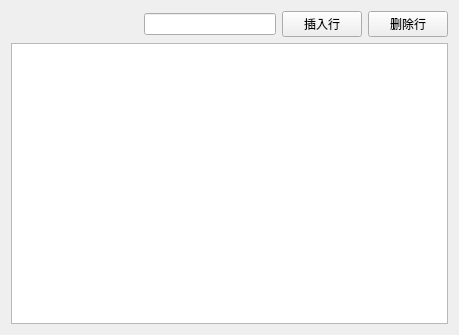
<?xml version="1.0" encoding="UTF-8"?>
<ui version="4.0">
 <class>TableWidget</class>
 <widget class="QWidget" name="TableWidget">
  <property name="geometry">
   <rect>
    <x>0</x>
    <y>0</y>
    <width>459</width>
    <height>335</height>
   </rect>
  </property>
  <property name="windowTitle">
   <string>TableWidget</string>
  </property>
  <layout class="QVBoxLayout" name="verticalLayout_2">
   <item>
    <layout class="QVBoxLayout" name="verticalLayout">
     <item>
      <layout class="QHBoxLayout" name="horizontalLayout">
       <item>
        <spacer name="horizontalSpacer">
         <property name="orientation">
          <enum>Qt::Horizontal</enum>
         </property>
         <property name="sizeHint" stdset="0">
          <size>
           <width>40</width>
           <height>20</height>
          </size>
         </property>
        </spacer>
       </item>
       <item>
        <widget class="QLineEdit" name="lineEditSearch"/>
       </item>
       <item>
        <widget class="QPushButton" name="BtnAdd">
         <property name="text">
          <string>插入行</string>
         </property>
        </widget>
       </item>
       <item>
        <widget class="QPushButton" name="BtnDel">
         <property name="text">
          <string>删除行</string>
         </property>
        </widget>
       </item>
      </layout>
     </item>
     <item>
      <widget class="QTableWidget" name="tableWidget"/>
     </item>
    </layout>
   </item>
  </layout>
 </widget>
 <layoutdefault spacing="6" margin="11"/>
 <resources/>
 <connections/>
</ui>
